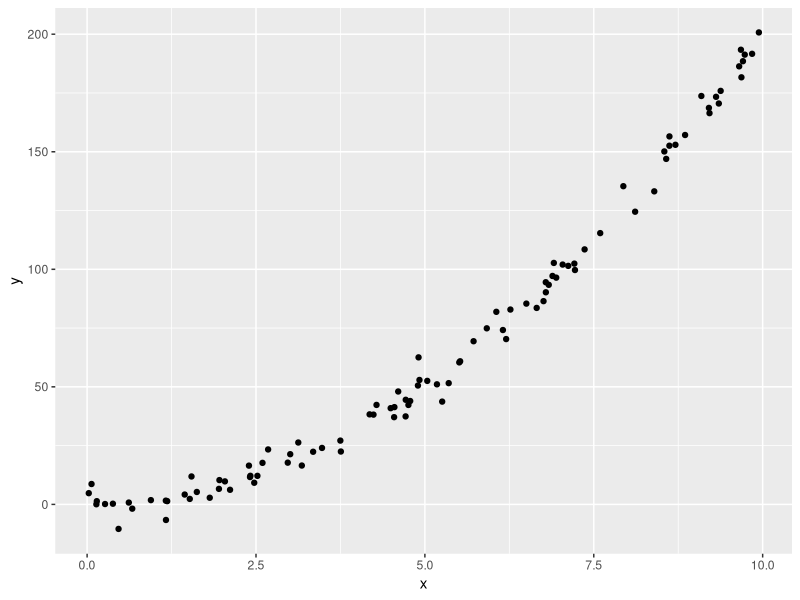
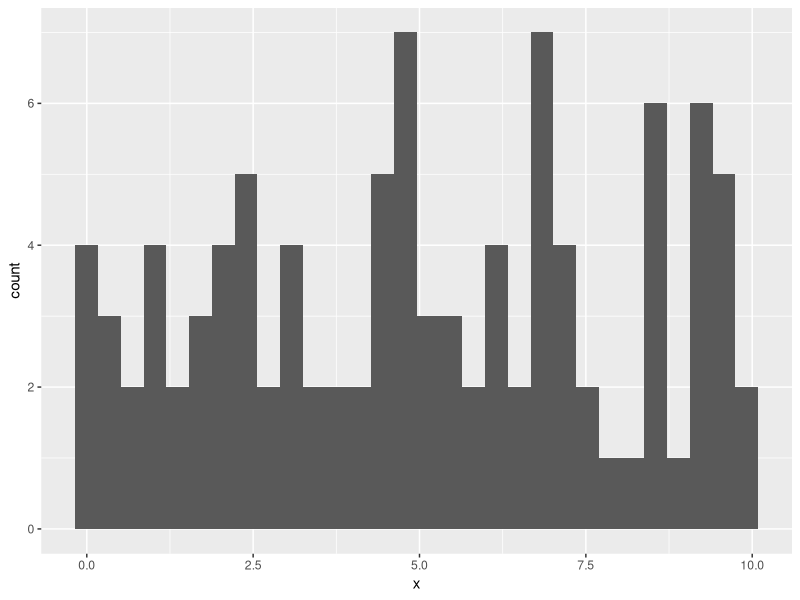
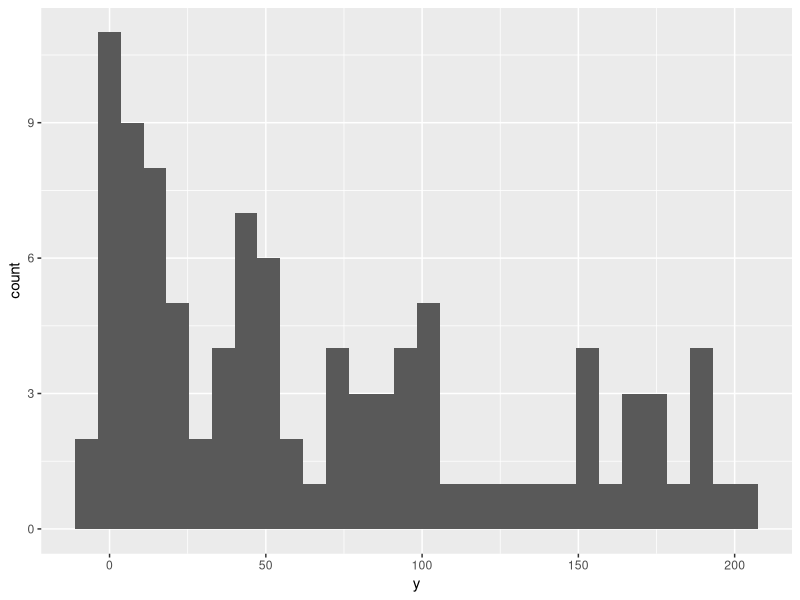
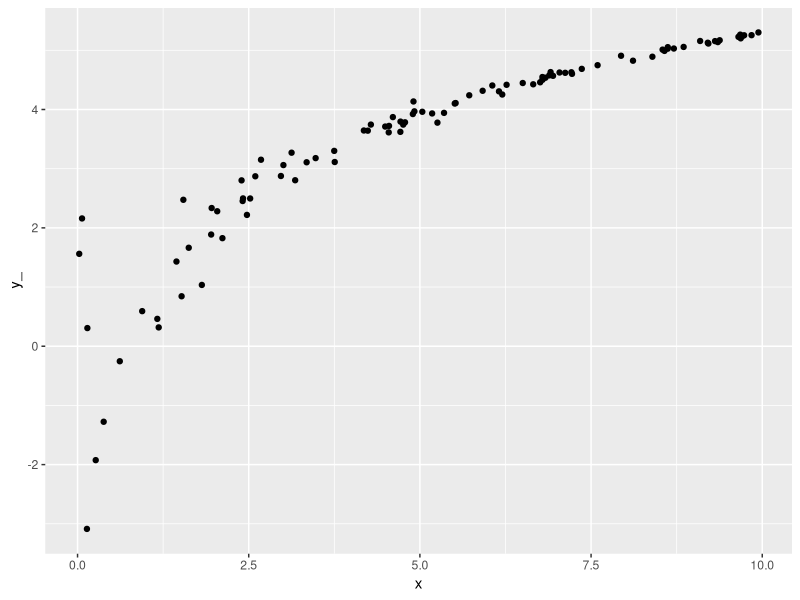
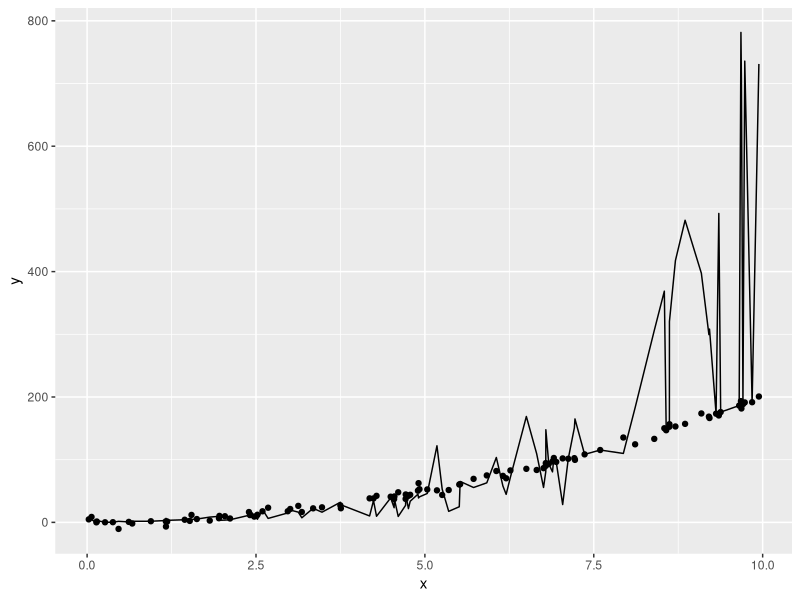

R code for these plots, in order:
## ---- chunk 1
knitr::opts_chunk$set(echo = TRUE)  # TODO: double-check what this does
library(ggplot2)

# Simulate some data (if include=FALSE does what I think, then this won't show)
x <- runif(n=100, min=0, max=10)
epsilon1 <- rnorm(n=20, mean=0, sd=0.01)
epsilon2 <- rnorm(n=80, mean=0, sd=5)
epsilon <- c(epsilon1, epsilon2)
y <- 2*x**2 + epsilon 

data <- data.frame(x,y)
# TODO: help with generating data that looks like IMS nonlinear supp (left)
## ---- chunk 2

## ---- chunk 3
ggplot(data=data, aes(x=x, y=y)) +
  geom_point()

ggplot(data=data, aes(x=x)) +
  geom_histogram()

ggplot(data=data, aes(x=y)) +
  geom_histogram()
## ---- chunk 4

## ---- chunk 5
data$y_ = log(data$y)

ggplot(data=data, aes(x=x, y=y_)) +
  geom_point()

model <- lm(data=data, y_ ~ x)
summary(model)
## ---- chunk 6

## ---- chunk 7
#data$l = exp(model$coefficients[[1]] + x*model$coefficients[[2]] + model$residuals)
y_fitted = exp(model$coefficients[[1]] + x*model$coefficients[[2]] + model$residuals)
fitted = data.frame(x, y_fitted)

ggplot(data=data, aes(x=x, y=y)) +
  geom_point() +
  geom_line(data=fitted, aes(x=x, y=y_fitted))
  #geom_line(data=data, lm(l~x))
  #geom_abline(intercept=model$coefficients[[1]], slope=model$coefficients[[2]])
  #geom_scatter(data=fitted, aes(x=x, y=y_fitted))
